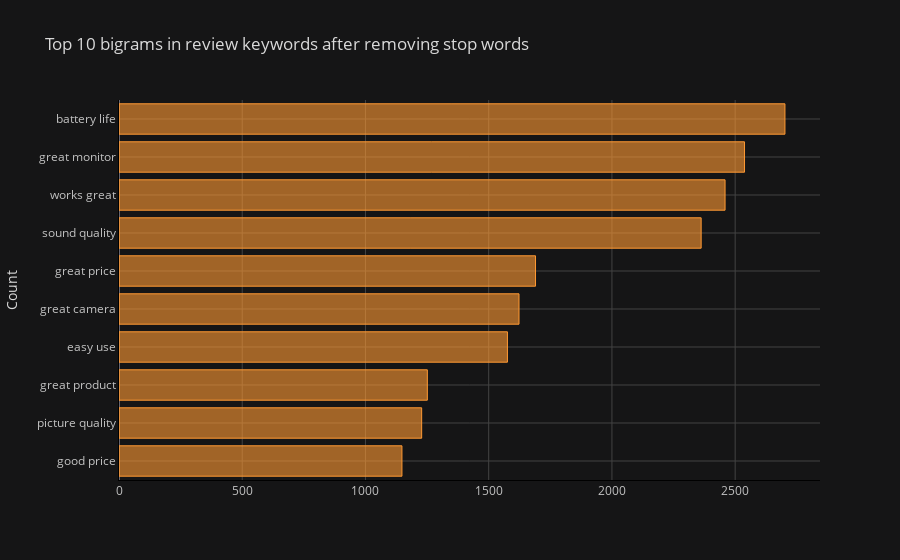

This figure's notebook cell:
### Markdown cell above
Bigrams Frequency Distribution After Removing Stop Word

### Code cell
common_words = get_top_n_words(df['keywords'], n=10, remove_stop_words=True, ngram_from=2, ngram_to=2)

df4 = pd.DataFrame(common_words, columns = ['keywords' , 'count'])

df4.groupby('keywords').sum()['count'].sort_values().iplot(
    kind='barh', yTitle='Count', linecolor='black', title='Top 10 bigrams in review keywords after removing stop words'
)

### Figure 1 — Plotly figure (JSON) as saved in the notebook; plotly's stock layout.template omitted (floating-point values rounded to 4 significant figures)
{"data": [{"marker": {"color": "rgba(255, 153, 51, 0.6)", "line": {"color": "rgba(255, 153, 51, 1.0)", "width": 1}}, "name": "count", "orientation": "h", "text": "", "type": "bar", "x": [1148, 1228, 1251, 1576, 1623, 1690, 2362, 2459, 2538, 2702], "y": ["good price", "picture quality", "great product", "easy use", "great camera", "great price", "sound quality", "works great", "great monitor", "battery life"]}], "layout": {"legend": {"bgcolor": "#151516", "font": {"color": "#D9D9D9"}}, "paper_bgcolor": "#151516", "plot_bgcolor": "#151516", "title": {"font": {"color": "#D9D9D9"}, "text": "Top 10 bigrams in review keywords after removing stop words"}, "xaxis": {"gridcolor": "#434343", "linecolor": "black", "showgrid": true, "tickfont": {"color": "#C2C2C2"}, "title": {"font": {"color": "#D9D9D9"}, "text": ""}, "zerolinecolor": "#666570"}, "yaxis": {"gridcolor": "#434343", "linecolor": "black", "showgrid": true, "tickfont": {"color": "#C2C2C2"}, "title": {"font": {"color": "#D9D9D9"}, "text": "Count"}, "zerolinecolor": "#666570"}}}
